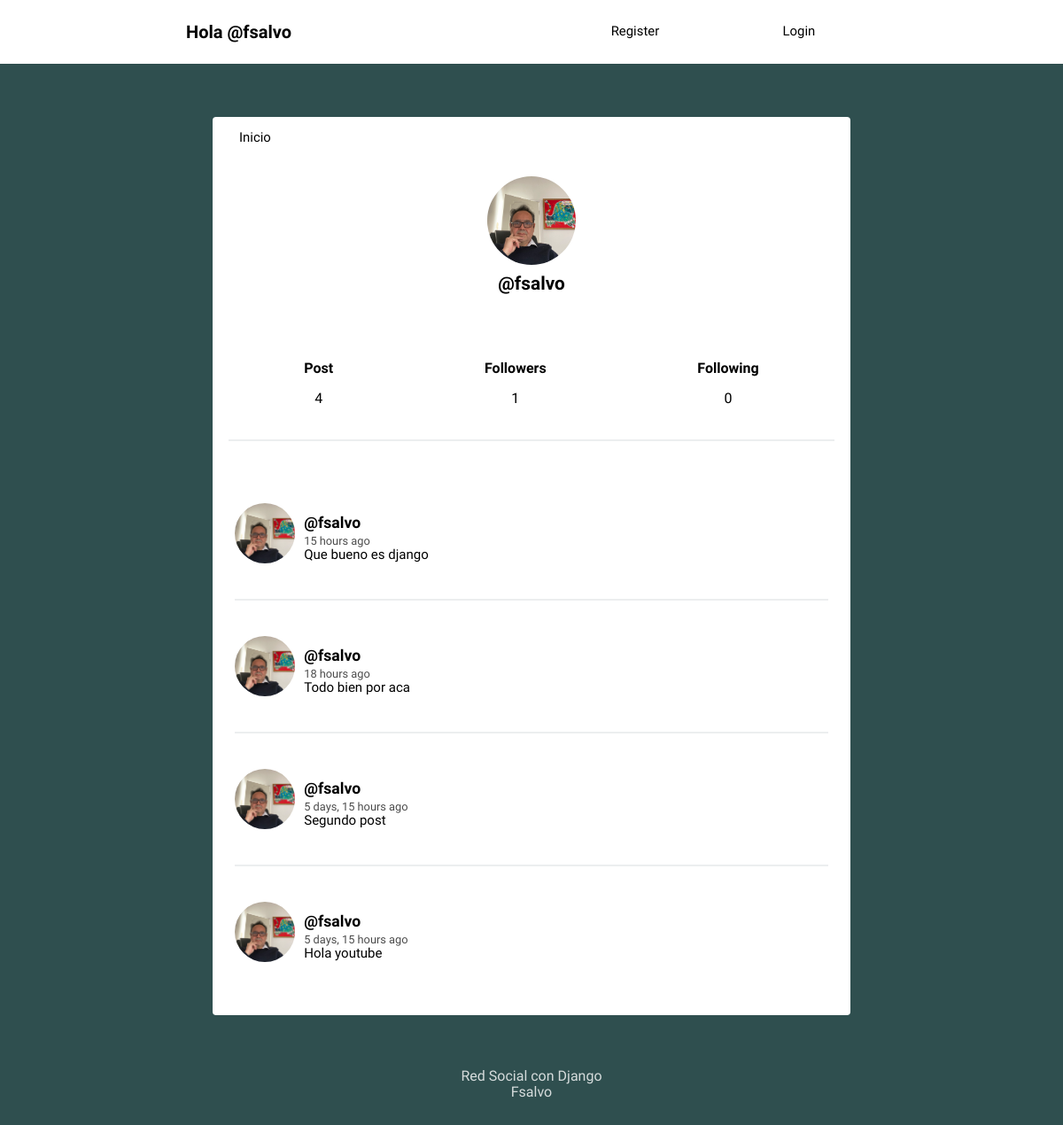
The app's page /profile/fsalvo/ with its own data.
### social/models.py (models this page shows, shortened)
class Profile(models.Model):
    user = models.OneToOneField(User, on_delete=models.CASCADE)
    image = models.ImageField(default='batman.png')
    def following(self):
        user_ids = Relationship.objects.filter(from_user=self.user)\
                                .values_list('to_user_id',flat=True)
        return User.objects.filter(id__in=user_ids)
    def followers(self):
        user_ids = Relationship.objects.filter(to_user=self.user)\
                                .values_list('from_user_id',flat=True)
        return User.objects.filter(id__in=user_ids)

class Post(models.Model):
    user = models.ForeignKey(User,on_delete=models.CASCADE,related_name='posts')
    timestamp = models.DateTimeField(default=timezone.now)
    content = models.TextField()
    class Meta:
        ordering =['-timestamp']

### social/views.py (the view)
# urls.py: path('profile/',views.profile, name='profile'),
def profile(request,username=None):
    current_user= request.user
    if username and username != current_user.username:
        user = User.objects.get(username=username)
        posts = user.posts.all()
    else:
        posts = current_user.posts.all()
        user = current_user
    return render(request,'social/profile.html',{'user':user,'posts':posts})

### social/templates/social/profile.html (shortened to what this page needs)
{% extends 'social/feed.html' %}
{% block content %}
<div class="profile">
	<img src="{{ user.profile.image.url }}">
	<h2>@{{ user.username }}</h2>
</div>
<div class="follow">
	<div>
		<h5>Post</h5>
		<p>{{ user.posts.count }}</p>
	</div>
	<div>
		<h5>Followers</h5>
		<p>{{ user.profile.followers.count }}</p>
	</div>
	<div>
		<h5>Following</h5>
		<p>{{ user.profile.following.count }}</p>
	</div>
</div>
{{ block.super }}
{% endblock %}

### social/templates/social/feed.html (shortened to what this page needs)
{% extends 'social/layout.html' %}
{% load humanize %}
{% block content %}
{% for post in posts %}
<article>
    <div class="container-article">
        <img src="{{ post.user.profile.image.url }}">
        <div>
            <h2 class="username"><a href="{% url 'profile' post.user.username %}">@{{ post.user.username }}</a></h2>
            <time data-time="#">{{ post.timestamp|naturaltime }}</time>
            <div class="post">{{ post.content }}</div>
        </div>
    </div>
</article>
{% endfor %}
{% endblock %}

### social/templates/social/layout.html (shortened to what this page needs)
<!DOCTYPE html>
{% load static %}
<html>
<head>
	<link rel="stylesheet" type="text/css" href="{% static 'normalize.css' %}">
	<link rel="stylesheet" type="text/css" href="{% static 'style.css' %}">
</head>
<body>
	<header class="main-head">
		<nav class="main">
			<h1 id="logo">Hola @{{ user.username }}</h1>
			<ul>
				{% if request.user.is_authenticated %}
				<form method="post" action="{% url 'logout' %}">
					{% csrf_token %}
					<button type="submit">logout</button>
				</form>
				{% else %}
				<li><a href="{% url 'register' %}">Register</a></li>
				<li><a href="{% url 'login' %}">Login</a></li>
				{% endif %}
			</ul>
		</nav>
	</header>
	<div class="main">
		<nav class="second-nav">
			<a class="feed" href="{% url 'feed' %}">Inicio</a>
		</nav>
		{% block content %}
		{% endblock content %}
	</div>
	<footer>
		<div class="row">
			<p>Red Social con Django<br>Fsalvo</a></p>
		</div>
	</footer>
</body>
</html>

### social/static/style.css (style rules this page uses)
body { background: #2F4F4F; font-size: 62.5%; font-family: 'Varela Round', Helvetica, Arial, serif; }
h5 { font-size: 1rem; margin-bottom: 0; }
p { font-size: 1rem; }
img { object-fit: cover; }
.main-head { background: white; color: black; }
nav.main { min-height: 7vh; display: flex; width: 65%; margin: auto; align-items: center; padding: 0.5rem; }
nav.main ul { display: flex; flex: 1 1 40rem; justify-content: space-around; align-items: center; list-style: none; }
#logo { flex: 2 1 40rem; }
a { font-size: .93rem; text-decoration: none; color: black; }
.main { background: white; width: 60%; margin: 5% auto; border-radius: 4px; padding-bottom: 20px; }
.second-nav { display: flex; padding: 15px 30px; }
.second-nav .feed { flex: 1 1 30px; }
article { width: 93%; margin: auto; padding: 40px 0; border-bottom: 2px solid #ECEEEF; }
.username { margin-bottom: .2rem; }
.username a { font-size: 1.1rem; }
.container-article { display: flex; }
.container-article img { height: 68px; width: 68px; margin-right: 10px; border-radius: 50%; }
article:last-child { border-bottom: 0; }
time { font-size: .8rem; opacity: .7; }
.post { font-size: .94rem; }
.profile { display: flex; align-items: center; flex-direction: column; }
.profile img { height: 100px; width: 100px; margin-right: 10px; border-radius: 50%; margin: 20px; }
.profile h2 { margin-top: -10px; font-size: 1.3rem; }
.follow { display: flex; width: 95%; justify-content: space-around; margin: 30px auto; text-align: center; border-bottom: 2px solid #ECEEEF; padding-bottom: 20px; }
footer { color: white; text-align: center; font-size: .875em; margin: 40px 0; }
footer p { opacity: .8; }

### records on screen
Post: user.profile.image (picture), user.username "fsalvo", timestamp "15 hours ago", content "Que bueno es django"
Post: user.profile.image (picture), user.username "fsalvo", timestamp "18 hours ago", content "Todo bien por aca"
Post: user.profile.image (picture), user.username "fsalvo", timestamp "5 days, 15 hours ago", content "Segundo post"
Post: user.profile.image (picture), user.username "fsalvo", timestamp "5 days, 15 hours ago", content "Hola youtube"

### other values on screen
{{ user.username }} "fsalvo"
{{ user.posts.count }} "4"
{{ user.profile.followers.count }} "1"
{{ user.profile.following.count }} "0"
